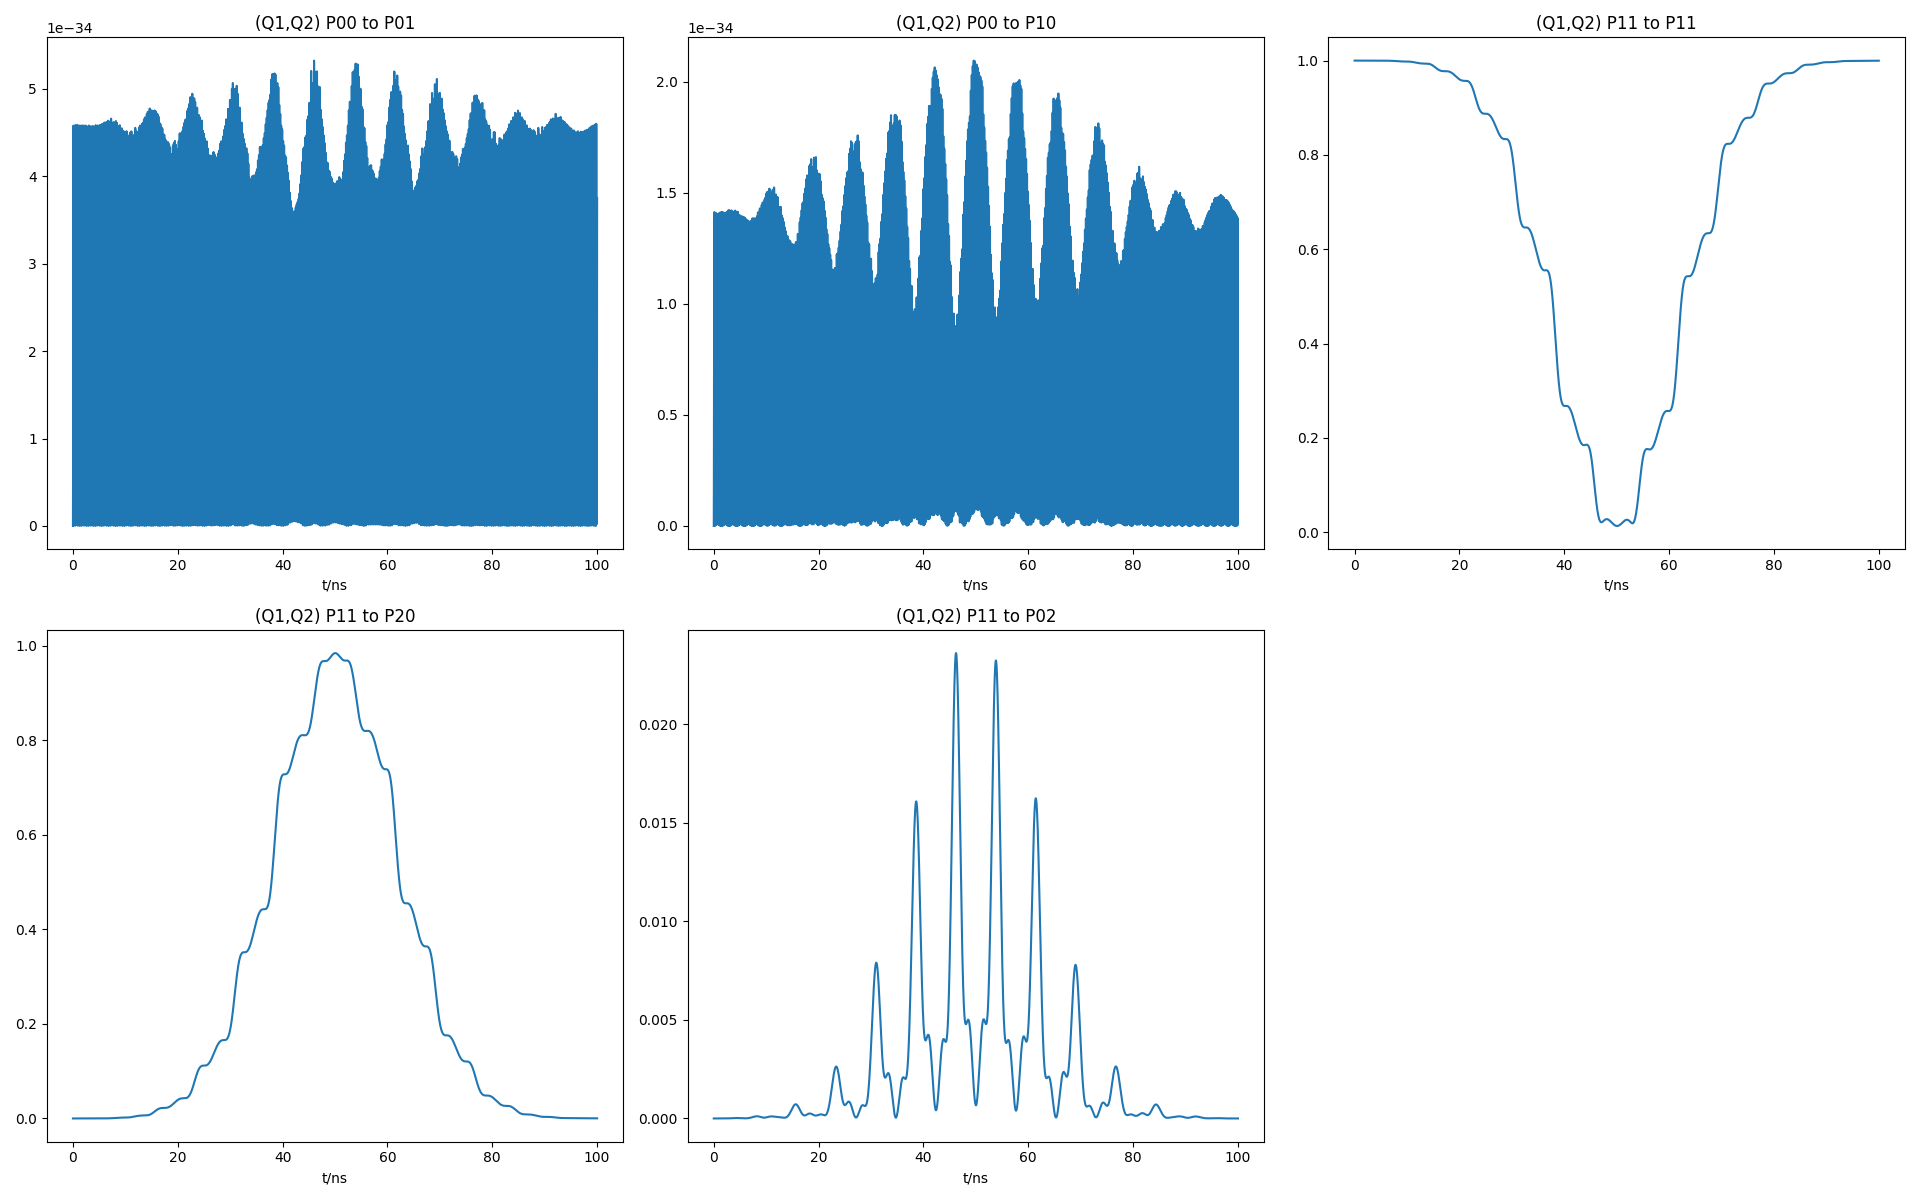

Here is the Python script that generated this plot:
import numpy as np
import QubitSim.model
from matplotlib import pyplot as plt

# 0.Build a quantum circuit.
circuit = QubitSim.model.Circuit()
# ====================================================================
# 1.Parameter list.
# Capacitor:
# C_1: The left qubit's capacitor.
# C_2: The right qubit's capacitor.
# C_3: The middle coupler's capacitor.
# C_12: The capacitor between left qubit and right qubit.
# C_23: The capacitor between right qubit and middle coupler.
# C_13: The capacitor between left qubit and middle coupler.
circuit.C_1 = 4.8E-14+1E-20
circuit.C_2 = 4.8E-14+1E-20
circuit.C_3 = 9.6E-14+1E-20
circuit.C_12 = 3.5E-16+1E-20
circuit.C_23 = 8E-15+1E-20
circuit.C_13 = 8E-15+1E-20

# L_off: Off inductance between low coupled notes.
circuit.L_off = 1

# Room temperature resistor of Josephson junction:
# V_test: Voltage using to test room temperature resister.
# R_1_1: The room temperature resistor of first junction of left qubit's DCSQUID.
# R_1_2: The room temperature resistor of second junction of left qubit's DCSQUID.
# R_2_1: The room temperature resistor of first junction of right qubits's DCSQUID.
# R_2_2: The room temperature resistor of second junction of right qubits's DCSQUID.
# R_3_1: The room temperature resistor of first junction of middle coupler's DCSQUID.
# R_3_2: The room temperature resistor of second junction of middle coupler's DCSQUID.
circuit.V_test = 2.8E-4
circuit.R_1_1 = 22000
circuit.R_1_2 = 22000
circuit.R_2_1 = 22000
circuit.R_2_2 = 22000
circuit.R_3_1 = 4000
circuit.R_3_2 = 2000

# Remanence phase:
# phi_r1: The remanence phase of left qubits's DCSQUID.
# phi_r2: The remanence phase of right qubit's DCSQUID.
# phi_r3: The remanence phase of middle coupler's DCSQUID.
# PS: phi_ri/2/pi*PHI_ZERO=Phi_ri.
circuit.phi_r1 = 0.0*np.pi
circuit.phi_r2 = 0.08*np.pi
circuit.phi_r3 = 0.33*np.pi

# Mutual inductance:
# M_z_1: The mutual inductance between signal line 1 and left qubit's DCSQUID.
# M_z_2: The mutual inductance between signal line 2 and right qubit's DCSQUID.
# M_z_3: The mutual inductance between signal line 3 and middle coupler's DCSQUID.
# M_x_1: The mutual inductance between signal line 1 and left qubit's main loop.
# M_x_2: The mutual inductance between signal line 2 and right qubit's main loop.
# M_x_3: The mutual inductance between signal line 3 and middle coupler's main loop.
circuit.M_z_1 = 1E-12
circuit.M_z_2 = 1E-12
circuit.M_z_3 = 1E-12
circuit.M_x_1 = 1E-12
circuit.M_x_2 = 1E-12
circuit.M_x_3 = 1E-12

# t_start: Starting time point.
# t_end: Ending time point.
# t_piece: Piece time.
# operator_order_num.
# trigonometric_function_expand_order_num.
# exponent_function_expand_order_num.
# picture_filename: Filename of picture to be drawed.
# npy_filename: Filename of subspace quantum gate.
circuit.t_start = 0
circuit.t_end = 100E-9
circuit.t_piece = 1E-11
circuit.operator_order_num = 4
circuit.trigonometric_function_expand_order_num = 8
circuit.exponent_function_expand_order_num = 15
circuit.picture_filename = "ACCZ.png"
circuit.npy_filename = "ACCZ.npy"
circuit.mode = 1
circuit.initial()
# ====================================================================
# 2.Setting signals.
N = len(circuit.t_list)
pulse_time = 100.0
rise_time = 0.0
amplitude = 0.0727293384688140
frequency = 0.129946838635065
wave_para = [0, 10000, 0, 0, 0, -1174.41312058193, 0, 0]
envolope = np.zeros(N)
waveform_ts = np.zeros(N)
wave_para_1 = wave_para[0]
for i in range(N):
    t_now = circuit.t_list[i]*1E9
    if (t_now < rise_time) and (t_now > 0):
        envolope[i] = (1-np.cos(t_now/rise_time*np.pi))/2*amplitude
        waveform_ts[i] = envolope[i]*np.cos(t_now*2*np.pi*frequency)
    elif (t_now >= rise_time) and (t_now <= rise_time+pulse_time):
        envolope[i] = 0
        for k in range(int(np.floor(len(wave_para)/2))):
            envolope[i] = envolope[i] + wave_para[k*2] * \
                (1-np.cos((k+1)*np.pi*(t_now-rise_time)/pulse_time))
            envolope[i] = envolope[i] + wave_para[k*2+1] * \
                (np.sin((k+1)*np.pi*(t_now-rise_time)/pulse_time))
        envolope[i] = (envolope[i]+1)*amplitude
        waveform_ts[i] = envolope[i]*np.cos(t_now*2*np.pi*frequency)
    elif (t_now > rise_time+pulse_time) and (t_now < 2*rise_time+pulse_time):
        envolope[i] = (1-np.cos((t_now-pulse_time)/rise_time *
                       np.pi))/2*amplitude*(1+2*wave_para_1)
        waveform_ts[i] = envolope[i]*np.cos(t_now*2*np.pi*frequency)
amp_norm = np.mean(envolope[1:])/(pulse_time+rise_time) * \
    (pulse_time+2*rise_time)/amplitude
envolope = envolope/amp_norm
waveform_ts = waveform_ts/amp_norm
circuit.signal_3z = waveform_ts
plt.figure()
plt.plot(circuit.t_list*1E9, circuit.signal_3z)
plt.title("signal_3z")
plt.xlabel("t/ns")
plt.tight_layout()
plt.savefig(fname="ACCZ_signal.png")
# 3.Run.
circuit.run()
# 4.data process
ACCZ_matrix = np.load(circuit.npy_filename)
print("ACCZ_matrix:")
for i in range(4):
    for j in range(4):
        print("%.4f" % np.abs(ACCZ_matrix[i][j]), end='_')
        print("%.4f" % np.angle(ACCZ_matrix[i][j]), end=',')
    print()
phase_globle = np.angle(ACCZ_matrix[0][0])
phase1 = np.angle(ACCZ_matrix[1][1])
phase2 = np.angle(ACCZ_matrix[2][2])
phase_U = np.diag([np.exp(-complex(0, 1)*phase_globle), np.exp(-complex(0, 1)*phase1),
                  np.exp(-complex(0, 1)*phase2), np.exp(-complex(0, 1)*(phase1+phase2-phase_globle))])
ACCZ_matrix_free_phase=np.matmul(phase_U,ACCZ_matrix)
print("\nACCZ_matrix(phase free):")
for i in range(4):
    for j in range(4):
        print("%.4f" % np.abs(ACCZ_matrix_free_phase[i][j]), end='_')
        print("%.4f" % np.angle(ACCZ_matrix_free_phase[i][j]), end=',')
    print()